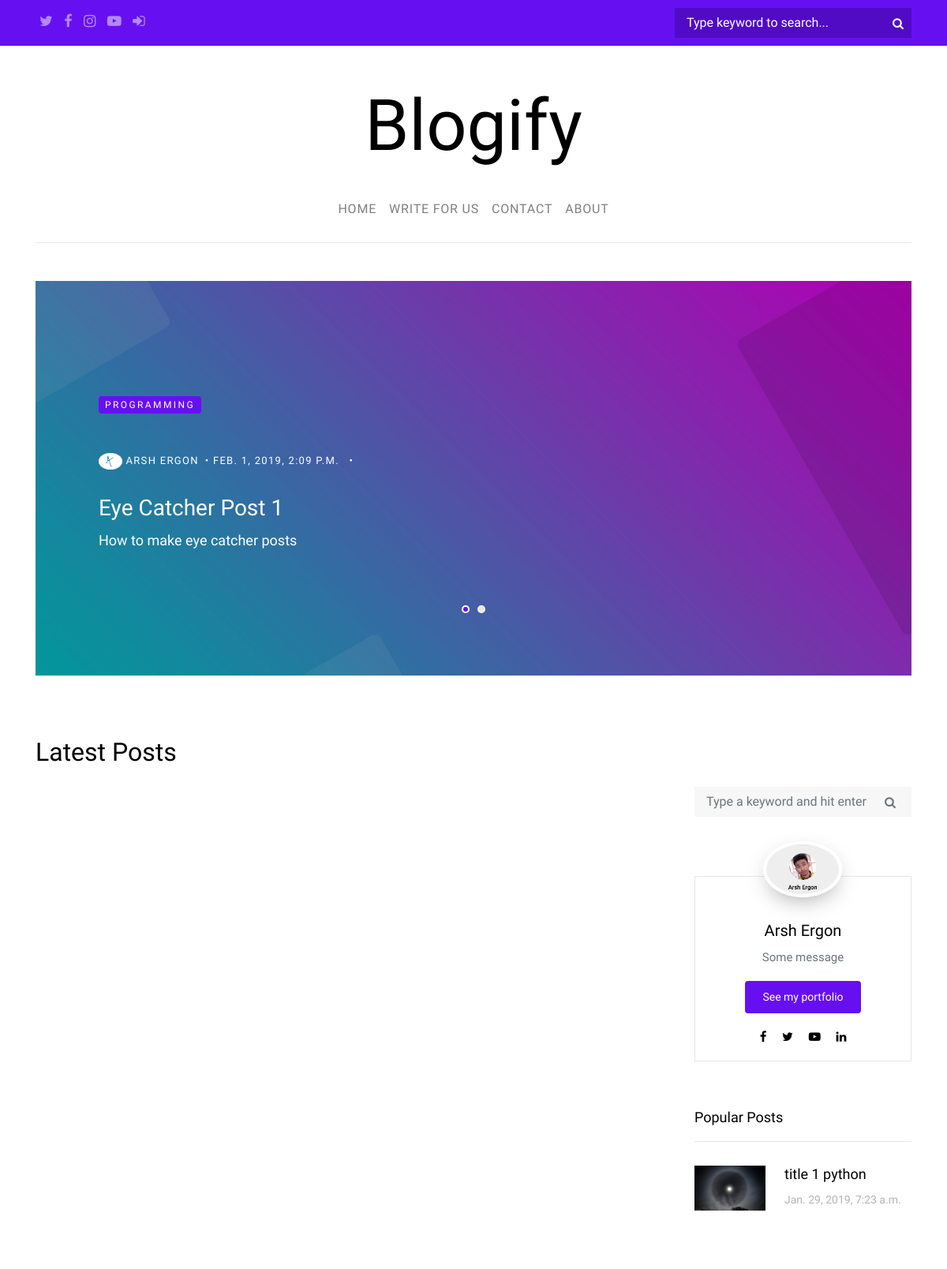
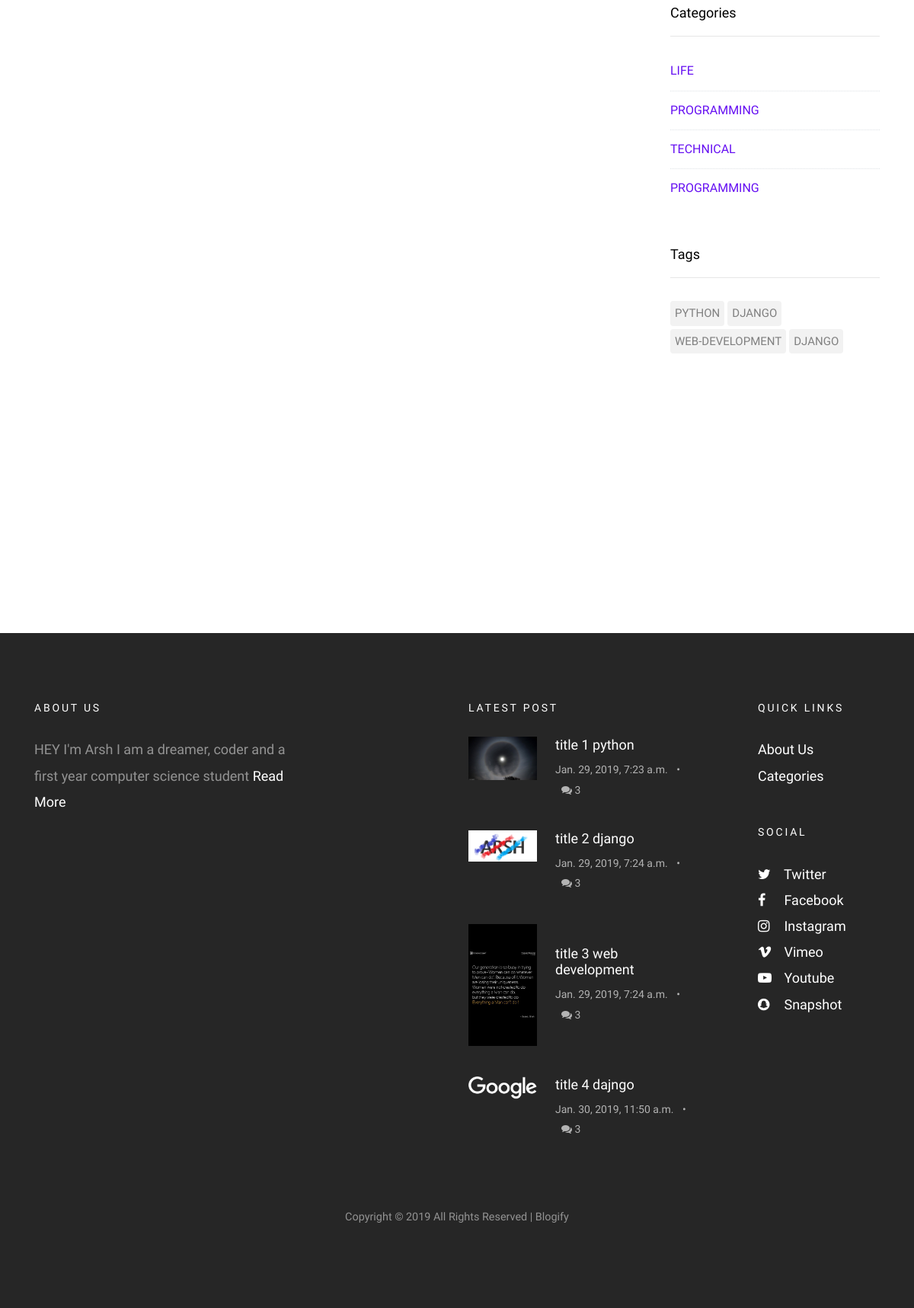
The page / on the database its author committed (2 pictures, top to bottom).
### blogapp/models.py (models this page shows, shortened)
class Eye_Catcher_Post(models.Model):
    POST_CATEGORY = (
        ('TECHNICAL', 'technical'),
        ('LIFE', 'life'),
        ('PROGRAMMING', 'programming'),
    )
    POST_TAGES = (
        ('PYTHON','python'),
        ('DJANGO','django'),
        ('ANDROID','android'),
    )
    author                          =           models.ForeignKey(Author, on_delete=models.CASCADE)
    post_title                      =           models.CharField(max_length=50)
    post_message_first_para         =           models.CharField(max_length=100)
    post_image                      =           models.ImageField(upload_to='PostImg', null=True)
    post_message_second_para        =           models.CharField(max_length=100, blank=True, null=True)
    post_image_second_para          =           models.ImageField(upload_to='PostImg', blank=True, null=True)
    post_message_third_para         =           models.CharField(max_length=100, blank=True, null=True)
    post_image_third_para           =           models.ImageField(upload_to='PostImg', blank=True, null=True)
    post_category                   =           models.CharField(max_length=30, choices=POST_CATEGORY)
    post_tages                      =           models.CharField(max_length=30, choices=POST_TAGES)
    post_date                       =           models.DateTimeField(auto_now_add=True)

class Author(models.Model):
    author_name              =           models.CharField(max_length=50)
    author_image             =           models.ImageField(upload_to='authImg')
    author_email             =           models.EmailField()
    author_bio               =           models.CharField(max_length=50)
    author_portfolio         =           models.URLField(max_length=50, default='if have one :p', blank=True)
    author_facebook          =           models.URLField(max_length=200, blank=True)
    author_twitter           =           models.URLField(max_length=200, blank=True)
    author_instagram         =           models.URLField(max_length=200, blank=True)
    author_youtube           =           models.URLField(max_length=200, blank=True)
    author_linkedin          =           models.URLField(max_length=200, blank=True)

class Owner(models.Model):
    owner_name              =           models.CharField(max_length=50)
    owner_message           =           models.TextField(blank=True, default='Some message')
    owner_image             =           models.ImageField(upload_to='OwnerImg', blank=True)
    see_my_portfolio        =           models.URLField(max_length=200, blank=True)
    owner_twitter           =           models.URLField(max_length=200, blank=True)
    owner_facebook          =           models.URLField(max_length=200, blank=True)
    owner_youtube           =           models.URLField(max_length=200, blank=True)
    owner_linkedin          =           models.URLField(max_length=200, blank=True)

class Popular_Post(models.Model):
    posts                           =           models.ForeignKey(Post, on_delete=models.CASCADE)

class Post(models.Model):
    POST_CATEGORY =(
        ('TECHNICAL', 'tech'),
        ('PROGRAMMING', 'programming'),
        ('LIFE', 'life'),
    )
    POST_CHOICES = (
        ('DJANGO','django'),
        ('PYTHON', 'python'),
        ('WEB-DEVELOPMENT', 'web-development'),
    )
    author                              =           models.ForeignKey(Author, on_delete=models.CASCADE)
    post_title                          =           models.CharField(max_length=50)
    post_message_first_para             =           models.TextField()
    post_message_second_para            =           models.TextField(default='working', blank=True)
    post_message_third_para             =           models.TextField(default='this too', blank=True)
    post_image                          =           models.ImageField(upload_to='authImg')
    post_image_optional                 =           models.ImageField(upload_to='authImg', blank=True)
    post_image_optional1                =           models.ImageField(upload_to='authImg', blank=True)
    post_category                       =           models.CharField(max_length=30, choices=POST_CATEGORY)
    post_tages                          =           models.CharField(max_length=30, choices=POST_CHOICES)
    post_date                           =           models.DateTimeField(auto_now_add=True)

### blogapp/views.py (the view)
# urls.py: path('', views.index, name='index')	,
def index(request):
	post_context = Post.objects.all()
	owner_context = Owner.objects.all()
	latest_post = Post.objects.all().order_by('post_date')
	eye_catcher_post = Eye_Catcher_Post.objects.all()
	popular_post_context = Popular_Post.objects.all()
	return render(request, 'blogapp/index.html', {
							'post_context'				:			post_context,
							'owner_context'				:		    owner_context,
							'latest_post'				:		    latest_post,
							'eye_catcher_post'			:			eye_catcher_post,
							'popular_post_context'		:			popular_post_context,
							}
					)

### templates/blogapp/index.html (shortened to what this page needs)
{% extends 'blogview/base.html' %}
{% block body %}
{% load static %}
      <section class="site-section pt-5 pb-5">
        <div class="container">
          <div class="row">
            <div class="col-md-12">
              <div class="owl-carousel owl-theme home-slider">
                {% for eye_catcher in eye_catcher_post %}
                <div>
                  <a href="{% url 'blog-post-eye' pk=eye_catcher.pk %}" class="a-block d-flex align-items-center height-lg" style="background-image: url('{{ eye_catcher.post_image.url }}'); ">
                    <div class="text half-to-full">
                      <span class="category mb-5">{{ eye_catcher.post_category }}</span>
                      <div class="post-meta">
                        <span class="author mr-2"><img src="{{ eye_catcher.author.author_image.url }}" alt="Colorlib"> {{ eye_catcher.author.author_name }}</span>&bullet;
                        <span class="mr-2">{{ eye_catcher.post_date }}</span> &bullet;
                      </div>
                      <h3>{{ eye_catcher.post_title|title }}</h3>
                      <p>{{ eye_catcher.post_message_first_para|truncatewords:30|capfirst }}</p>
                    </div>
                  </a>
                </div>
                {% endfor %}
              </div>
            </div>
          </div>
        </div>
      </section>
      <section class="site-section py-sm">
        <div class="container">
          <div class="row">
            <div class="col-md-6">
              <h2 class="mb-4">Latest Posts</h2>
            </div>
          </div>
          <div class="row blog-entries">
            <div class="col-md-12 col-lg-8 main-content">
              <div class="row">{% for post in post_context %}
                <div class="col-md-6">
                </div>
                {% endfor %}
              </div>
            </div>
              <div class="col-md-12 col-lg-4 sidebar">
              <div class="sidebar-box search-form-wrap">
                <form action="{% url 'category' %}" class="search-form" method="post">{% csrf_token %}
                  <div class="form-group">
                    <span class="icon fa fa-search"></span>
                    <input type="text" class="form-control" id="s" placeholder="Type a keyword and hit enter" name='keyword-search'>
                  </div>
                </form>
              </div>
              <div class="sidebar-box">
                <div class="bio text-center">{% for owner in owner_context %}
                  <img src="{{ owner.owner_image.url }}" alt="Image Placeholder" class="img-fluid">
                  <div class="bio-body">
                    <h2>{{ owner.owner_name }}</h2>
                    <p>{{ owner.owner_message }}</p>
                    <p><a href="{{ owner.see_my_portfolio }}" class="btn btn-primary btn-sm rounded">See my portfolio</a></p>
                    <p class="social">
                      <a href="{{ owner.owner_twitter }}" class="p-2"><span class="fa fa-facebook"></span></a>
                      <a href="{{ owner.owner_facebook }}" class="p-2"><span class="fa fa-twitter"></span></a>
                      <a href="{{ owner.owner_youtube }}" class="p-2"><span class="fa fa-youtube-play"></span></a>
                      <a href="{{ owner.owner_linkedin }}" class="p-2"><span class="fa fa-linkedin"></span></a>
                    </p>
                  </div>
                </div>{% endfor %}
              </div>
              <div class="sidebar-box">
                <h3 class="heading">Popular Posts</h3>
                <div class="post-entry-sidebar">
                  <ul>
                    {% for popular in popular_post_context %}
                    <li>
                      <a href="{% url 'blog-post' pk=popular.pk %}">
                        <img src="{{ popular.posts.post_image.url }}" alt="Image placeholder" class="mr-4">
                        <div class="text">
                          <h4>{{ popular.posts.post_title }}</h4>
                          <div class="post-meta">
                            <span class="mr-2">{{ popular.posts.post_date }} </span>
                          </div>
                        </div>
                      </a>
                    </li>
                  </ul>
                  {% endfor %}
                </div>
              </div>
              <div class="sidebar-box">
                <h3 class="heading">Categories</h3>
                <ul class="categories">
                  {% for post_cate in post_context %}
                  <li><a href="{% url 'category' %}">{{ post_cate.post_category }}</a></li>
                  {% endfor %}
                </ul>
              </div>
              <div class="sidebar-box">
                <h3 class="heading">Tags</h3>
                <ul class="tags">
                  {% for post_tage in post_context %}
                  <li><a href="{% url 'category' %}">{{ post_tage.post_tages }}</a></li>
                {% endfor %}
                </ul>
              </div>
            </div>
          </div>
        </div>
      </section>
{% endblock %}

### templates/blogview/base.html (shortened to what this page needs)
<!Doctype html>
{% load static %}
<html lang="en">
  <head>
    <link rel="stylesheet" href="{% static 'blogappstatic/css/bootstrap.css' %}">
    <link rel="stylesheet" href="{% static 'blogappstatic/css/animate.css' %}">
    <link rel="stylesheet" href="{% static 'blogappstatic/css/owl.carousel.min.css' %}">
    <link rel="stylesheet" href="{% static 'blogappstatic/fonts/ionicons/css/ionicons.min.css' %}">
    <link rel="stylesheet" href="{% static 'blogappstatic/fonts/fontawesome/css/font-awesome.min.css' %}">
    <link rel="stylesheet" href="{% static 'blogappstatic/fonts/flaticon/font/flaticon.css' %}">
    <link rel="stylesheet" href="{% static 'blogappstatic/css/style.css' %}">
    <link rel="stylesheet" href="{% static 'blogappstatic/home.css' %}">
  </head>
  <body>
    <div class="wrap">
      <header role="banner">
        <div class="top-bar">
          <div class="container">
            <div class="row">
              <div class="col-9 social">
                <a href="#"><span class="fa fa-twitter"></span></a>
                <a href="#"><span class="fa fa-facebook"></span></a>
                <a href="#"><span class="fa fa-instagram"></span></a>
                <a href="#"><span class="fa fa-youtube-play"></span></a>
                {% if request.user.is_authenticated %}
                <a href="{% url 'logout' %}"><span class="fa fa-sign-out"></span></a>
                {% else %}
                <a href="{% url 'login' %}"><span class="fa fa-sign-in"></span></a>
                {% endif %}
              </div>
              <div class="col-3 search-top">
                <form action="{% url 'category' %}" class="search-top-form" method="post">{% csrf_token %}
                  <span class="icon fa fa-search"></span>
                  <input type="text" id="s" placeholder="Type keyword to search..." name="keyword-search">
                </form>
              </div>
            </div>
          </div>
        </div>
        <div class="container logo-wrap">
          <div class="row pt-5">
            <div class="col-12 text-center">
              <h1 class="site-logo"><a href="{% url 'index' %}">Blogify</a></h1>
            </div>
          </div>
        </div>
        <nav class="navbar navbar-expand-md  navbar-light bg-light">
          <div class="container">
            <div class="collapse navbar-collapse" id="navbarMenu">
              <ul class="navbar-nav mx-auto">
                <li class="nav-item">
                  <a class="nav-link" href="{% url 'index' %}">Home</a>
                </li>
                <li class="nav-item">
                  <a class="nav-link" href="{% url 'write4us' %}">Write for us </a>
                </li>
                <li class="nav-item">
                  <a class="nav-link" href="{% url 'contact' %}">Contact</a>
                </li>
                <li class="nav-item">
                  <a class="nav-link" href="{% url 'about' %}">About</a>
                </li>
              </ul>
            </div>
          </div>
        </nav>
      </header>
  {% block body %}
  {% endblock %}
  <footer class="site-footer">
      <div class="container">
        <div class="row mb-5">
          <div class="col-md-4">
            <h3>About Us</h3>
            <p>HEY I'm Arsh I am a dreamer, coder and a first year computer science student <a href="{% url 'about' %}">Read More</a></p>
          </div>
          <div class="col-md-6 ml-auto">
            <div class="row">
              <div class="col-md-7">
                <h3>Latest Post</h3>
                <div class="post-entry-sidebar">
                  <ul>
                    {% for latest in latest_post %}
                    <li>
                      <a href="">
                        <img src="{{ latest.post_image.url }}" alt="Image placeholder" class="mr-4">
                        <div class="text">
                          <h4>{{ latest.post_title|truncatewords_html:20  }}</h4>
                          <div class="post-meta">
                            <span class="mr-2">{{ latest.post_date }}</span> &bullet;
                            <span class="ml-2"><span class="fa fa-comments"></span> 3</span>
                          </div>
                        </div>
                      </a>
                    </li>
                    {% endfor %}
                  </ul>
                </div>
              </div>
              <div class="col-md-1"></div>
              <div class="col-md-4">
                <div class="mb-5">
                  <h3>Quick Links</h3>
                  <ul class="list-unstyled">
                    <li><a href="{% url 'about' %}">About Us</a></li>
                    <li><a href="{% url 'category' %}">Categories</a></li>
                  </ul>
                </div>
                <div class="mb-5">
                  <h3>Social</h3>
                  <ul class="list-unstyled footer-social">
                    <li><a href="#"><span class="fa fa-twitter"></span> Twitter</a></li>
                    <li><a href="#"><span class="fa fa-facebook"></span> Facebook</a></li>
                    <li><a href="#"><span class="fa fa-instagram"></span> Instagram</a></li>
                    <li><a href="#"><span class="fa fa-vimeo"></span> Vimeo</a></li>
                    <li><a href="#"><span class="fa fa-youtube-play"></span> Youtube</a></li>
                    <li><a href="#"><span class="fa fa-snapchat"></span> Snapshot</a></li>
                  </ul>
                </div>
              </div>
            </div>
          </div>
        </div>
        <div class="row">
          <div class="col-md-12 text-center">
            <p class="small">
          Copyright &copy; <script data-cfasync="false" src="/cdn-cgi/scripts/5c5dd728/cloudflare-static/email-decode.min.js"></script><script>document.write(new Date().getFullYear());</script> All Rights Reserved | Blogify</i>
          </p>
          </div>
        </div>
      </div>
    </footer>
  </div>
</body>
</html>

### rows shown on the page
Eye_Catcher_Post: post_image (picture), post_category "PROGRAMMING", author.author_image (picture), author.author_name "ARSH ERGON", post_date "FEB. 1, 2019, 2:09 P.M.", post_title "Eye Catcher Post 1", post_message_first_para "How to make eye catcher posts"
Owner: owner_image (picture), owner_name "Arsh Ergon", owner_message "Some message"
Popular_Post: posts.post_image (picture), posts.post_title "title 1 python", posts.post_date "Jan. 29, 2019, 7:23 a.m."
Post: post_category "LIFE", post_tages "PYTHON", post_image (picture), post_title "title 1 python", post_date "Jan. 29, 2019, 7:23 a.m."
Post: post_category "PROGRAMMING", post_tages "DJANGO", post_image (picture), post_title "title 2 django", post_date "Jan. 29, 2019, 7:24 a.m."
Post: post_category "TECHNICAL", post_tages "WEB-DEVELOPMENT", post_image (picture), post_title "title 3 web development", post_date "Jan. 29, 2019, 7:24 a.m."
Post: post_category "PROGRAMMING", post_tages "DJANGO", post_image (picture), post_title "title 4 dajngo", post_date "Jan. 30, 2019, 11:50 a.m."
